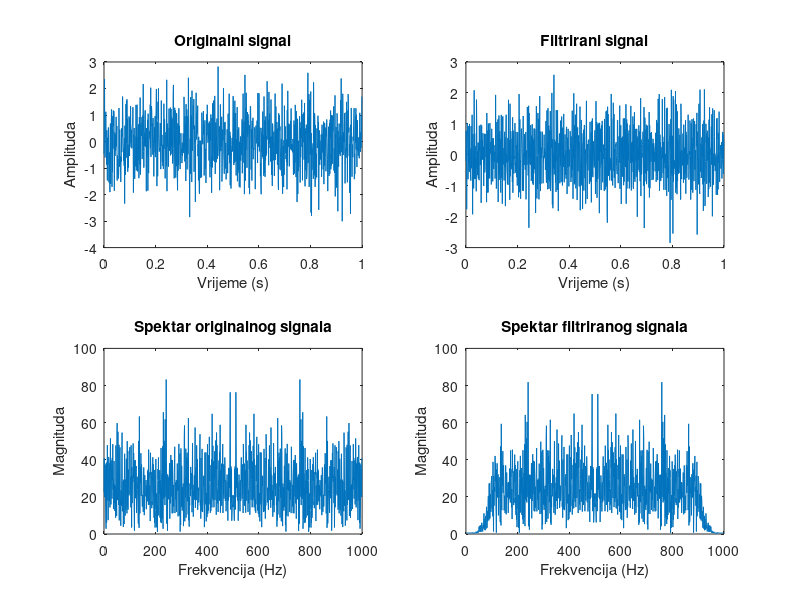

MATLAB code for this plot: (Note: this script raises an error after producing the figure.)
% Zadatak 1

fs = 1000;                  
N = 1000;                  
t = 0:1/fs:1-1/fs;         

originalni_signal = randn(1, N);

fc = 500;                          
[b, a] = butter(4, 0.2, 'high'); 

filtrirani_signal = filter(b, a, originalni_signal);

originalni_signal_fft = abs(fft(originalni_signal));
filtrirani_signal_fft = abs(fft(filtrirani_signal));
f = (0:N-1)*(fs/N);

figure;
subplot(2,2,1);
plot(t, originalni_signal);
title('Originalni signal');
xlabel('Vrijeme (s)');
ylabel('Amplituda');

subplot(2,2,2);
plot(t, filtrirani_signal);
title('Filtrirani signal');
xlabel('Vrijeme (s)');
ylabel('Amplituda');

subplot(2,2,3);
plot(f, originalni_signal_fft);
title('Spektar originalnog signala');
xlabel('Frekvencija (Hz)');
ylabel('Magnituda');

subplot(2,2,4);
plot(f, filtrirani_signal_fft);
title('Spektar filtriranog signala');
xlabel('Frekvencija (Hz)');
ylabel('Magnituda');

% Zadatak 2

N = 5000;
signal = randn(1, N);

interval = 200;
for i = 1:interval:N
    signal(i) = signal(i) + 10; 
end

[peaks, locs] = findpeaks(signal, 'MinPeakHeight', 5);

figure;
subplot(2,1,1);
plot(signal);
title('Originalni signal s impulsima');
xlabel('Uzorak');
ylabel('Amplituda');

subplot(2,1,2);
stem(locs, peaks, 'g');
title('Detektovani impulsi');
xlabel('Uzorak');
ylabel('Amplituda');